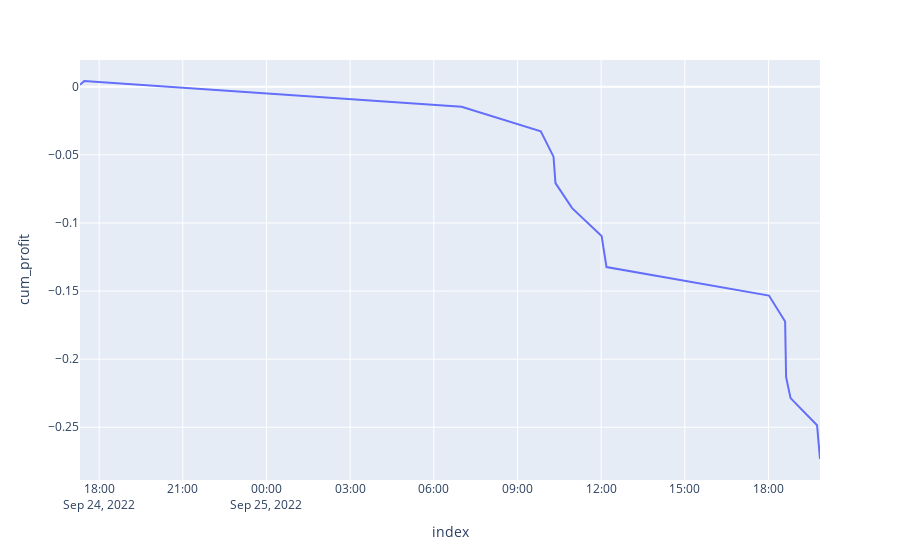

The code cell stored with this chart in its notebook:
### Code cell
import matplotlib.pyplot as plt
import plotly.express as px
# Calc profit, considering only closing trades
profit=orders[(orders.status=="FILLED")&(orders["profit"])].copy()
#profit["profit"]=profit["price"].diff()*(profit["qty"]/profit["qty"])
profit["cum_profit"] = profit["profit"].cumsum()

#Plot
fig = px.line(profit, y="cum_profit")
fig.show()

### Figure 1 — Plotly figure (JSON) as saved in the notebook; plotly's stock layout.template omitted (floating-point values rounded to 4 significant figures)
{"data": [{"hovertemplate": "index=%{x}<br>cum_profit=%{y}<extra></extra>", "legendgroup": "", "line": {"color": "#636efa", "dash": "solid"}, "marker": {"symbol": "circle"}, "mode": "lines", "name": "", "orientation": "v", "showlegend": false, "type": "scatter", "x": ["2022-09-24T17:18:53.163000", "2022-09-24T17:26:59.174000", "2022-09-24T17:28:05.923000", "2022-09-25T06:59:47.918000", "2022-09-25T09:50:05.366000", "2022-09-25T10:17:31.757000", "2022-09-25T10:21:43.846000", "2022-09-25T10:57:32.287000", "2022-09-25T12:00:56.608000", "2022-09-25T12:11:31.929000", "2022-09-25T18:00:58.082000", "2022-09-25T18:35:45.273000", "2022-09-25T18:37:53.118000", "2022-09-25T18:47:26.223000", "2022-09-25T19:44:27.123000", "2022-09-25T19:50:47.956000"], "xaxis": "x", "y": [0.0014, 0.00337, 0.0042, -0.01473, -0.03266, -0.05134, -0.07072, -0.08912, -0.1096, -0.1324, -0.1533, -0.1723, -0.2133, -0.2286, -0.2485, -0.2733], "yaxis": "y"}], "layout": {"legend": {"tracegroupgap": 0}, "margin": {"t": 60}, "xaxis": {"anchor": "y", "domain": [0, 1], "title": {"text": "index"}}, "yaxis": {"anchor": "x", "domain": [0, 1], "title": {"text": "cum_profit"}}}}
